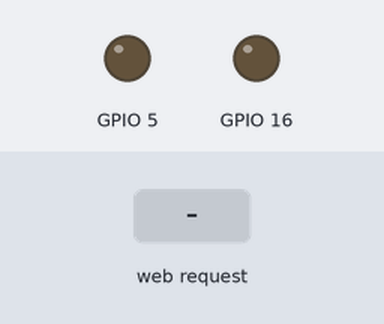
The sketch below on a simulated ESP8266 (NodeMCU). Shown: output pins drawn as LEDs (lit = HIGH). The inputs (shaded band) are chosen by the test bench. WiFi joins after 1.5 s; servers stay silent unless stated; what the sketch prints to the serial monitor is not drawn.

Above: at 2.7 s.
2.8 s: HTTP request GET /red_on received
At 3.3 s:
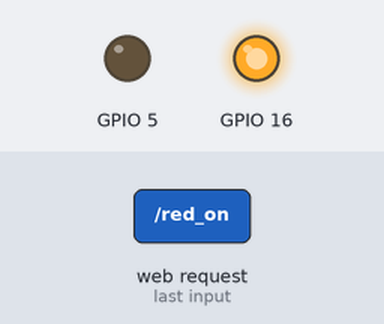
4.3 s: HTTP request GET /red_off received
At 5.5 s:
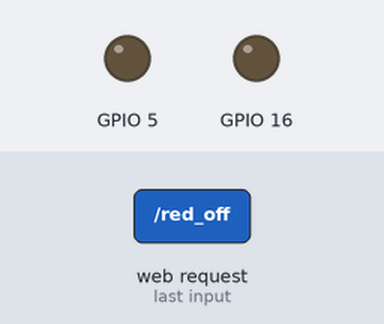
5.8 s: HTTP request GET /green_on received
At 6.7 s:
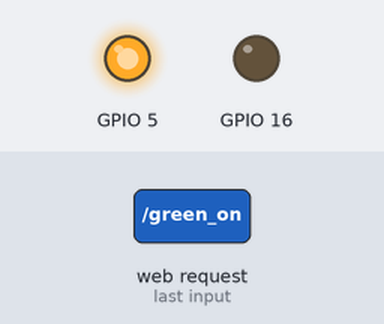
Timing chart, 0 to 8.8 s (numbered marks = the images above; inputs shaded):
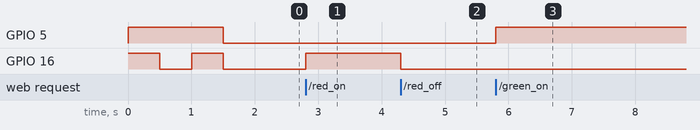

The sketch:

nodemcuHttp.ino
```cpp
#include <ESP8266WiFi.h>
#include <ESP8266WebServer.h>


const char* ssid = "Church_Hall";
const char* password = "church088";

#define LISTEN_PORT 80

ESP8266WebServer server(LISTEN_PORT);

void setup(void) {
  pinMode(16, OUTPUT);
  pinMode(5, OUTPUT);
  digitalWrite(16, HIGH);
  digitalWrite(5, HIGH);
  Serial.begin(115200);
  WiFi.begin(ssid, password);
  bool low = true;
  while (WiFi.status() != WL_CONNECTED) {
    delay(500);
    if(low){
      digitalWrite(16, LOW);

    }
    else{
      digitalWrite(16, HIGH);
      }
    low = !low;
    Serial.print(".");
  }
  digitalWrite(16, LOW);
  digitalWrite(5, LOW);
  Serial.println("");
  Serial.println("WiFi connected");

  server.begin();
  Serial.println("Server started");

  Serial.println(WiFi.localIP());
  server.on("/red_on", handleRedOn);
  server.on("/red_off", handleRedOff);
  server.on("/green_on", handleGreenOn);
  server.on("/green_off", handleGreenOff);
}
void handleRedOn() {
  digitalWrite(16,HIGH);
  server.send(200, "text/plain", "ok");
}
void handleRedOff() {
  digitalWrite(16,LOW);
  server.send(200, "text/plain", "ok");
}
void handleGreenOn() {
  digitalWrite(5,HIGH);
  server.send(200, "text/plain", "ok");
}
void handleGreenOff() {
  digitalWrite(5,LOW);
  server.send(200, "text/plain", "ok");
}

void loop(void){
  server.handleClient();
}
```

Measured:
- after the input at 2.8 s, GPIO 16: LOW → HIGH at once
- after the input at 4.3 s, GPIO 16: HIGH → LOW at once
- after the input at 5.8 s, GPIO 5: LOW → HIGH at once
